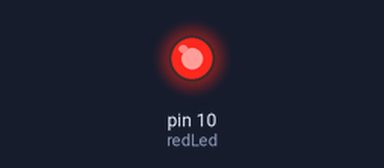
Simulated run of this sketch. Board: Arduino Uno, built with avr-gcc and run on an emulated ATmega328P. Parts: output pins drawn as LEDs (lit = HIGH).

Above: at 0.05 s.
At 0.65 s:
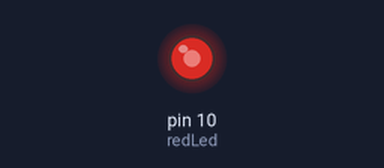
At 1.25 s:
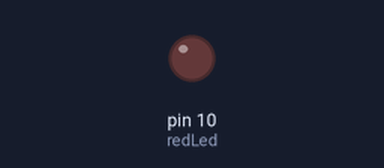
Timing chart, 0 to 3.0 s (numbered marks = the images above):
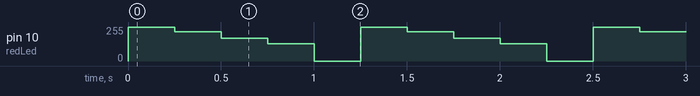

Measured:
- by itself, pin 10 (redLed): repeats every 1.3 s: 220/255 0.25 s, 170/255 0.25 s, 130/255 0.25 s, 0/255 0.25 s, 255/255 0.25 s

The sketch:

analogwrite_1.ino
```cpp
int redLed = 10;
int brightest = 255;
int bright = 220;
int dim = 170;
int dimmer = 130;
int off = 0;
int s_delay = 250;

void setup() {

pinMode(redLed, OUTPUT);
}

void loop() {
  analogWrite(redLed, brightest);
  delay(s_delay);

  analogWrite(redLed, bright);
  delay(s_delay);

  analogWrite(redLed, dim);
  delay(s_delay);

  analogWrite(redLed, dimmer);
  delay(s_delay);

  analogWrite(redLed, off);
  delay(s_delay);

}
```
